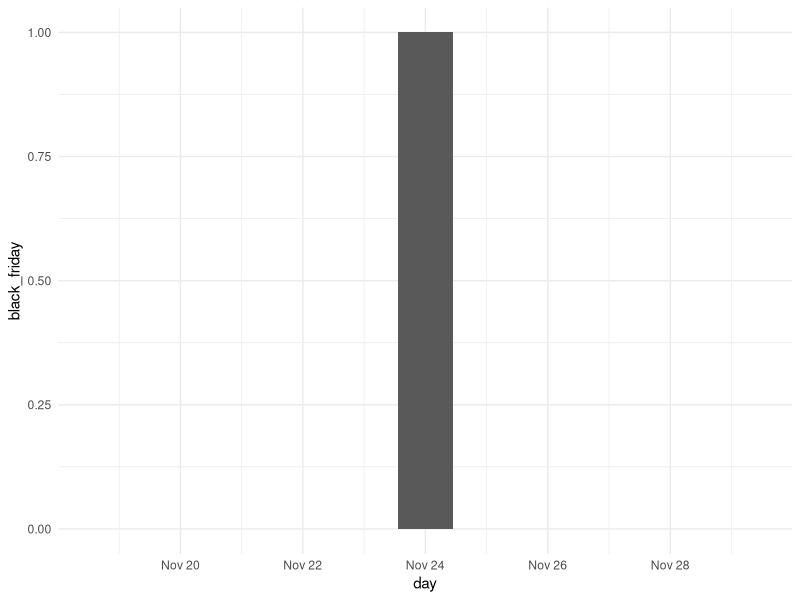
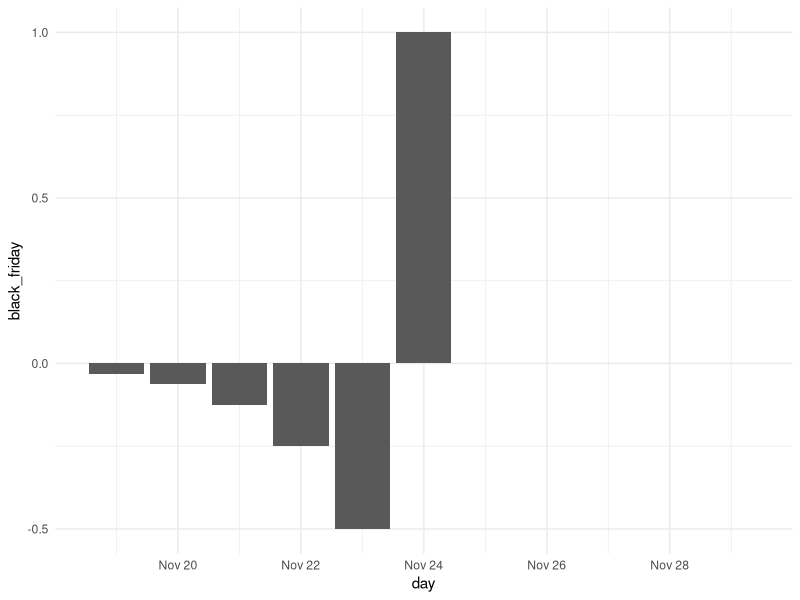
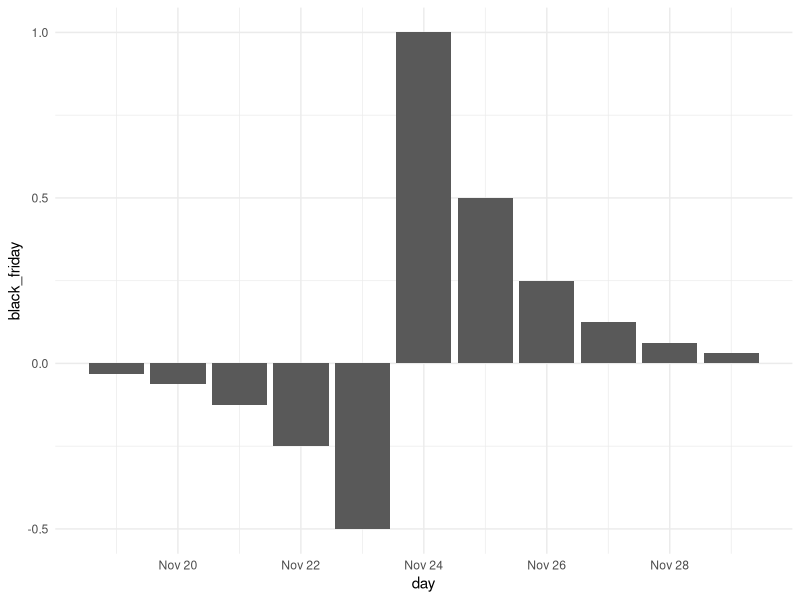
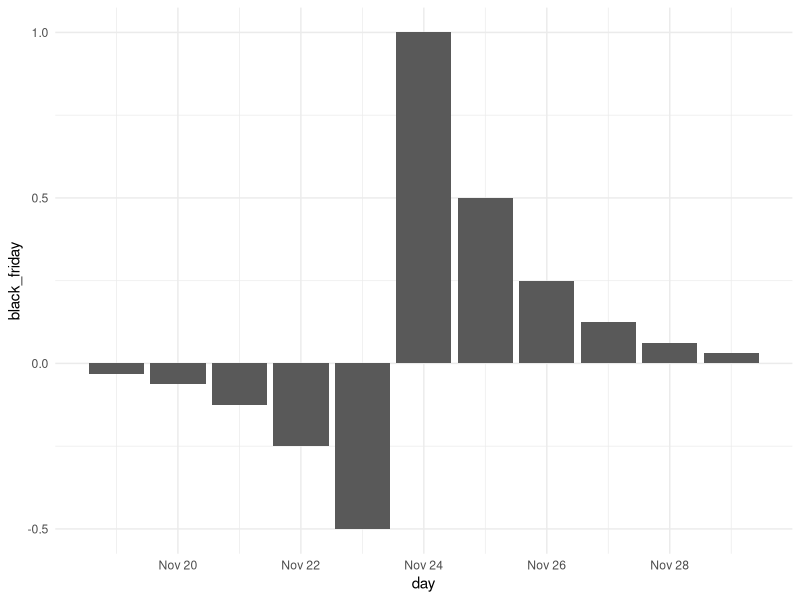
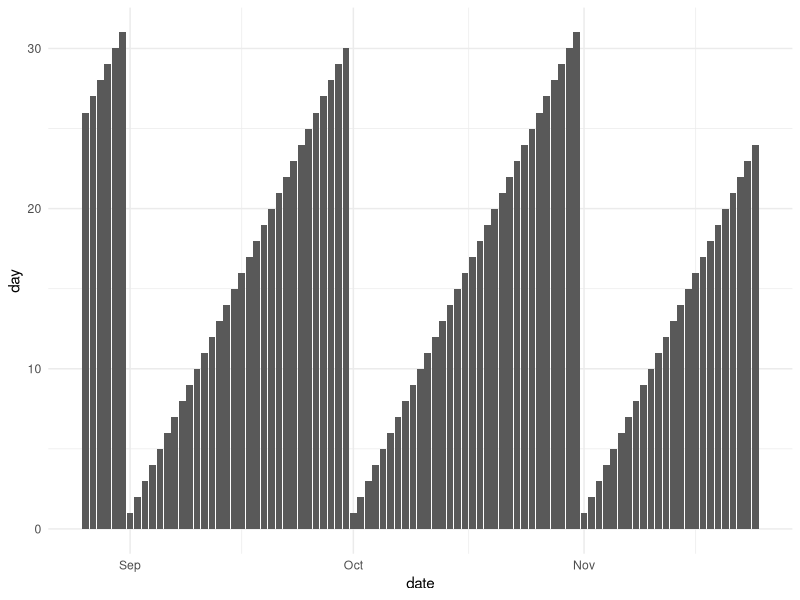
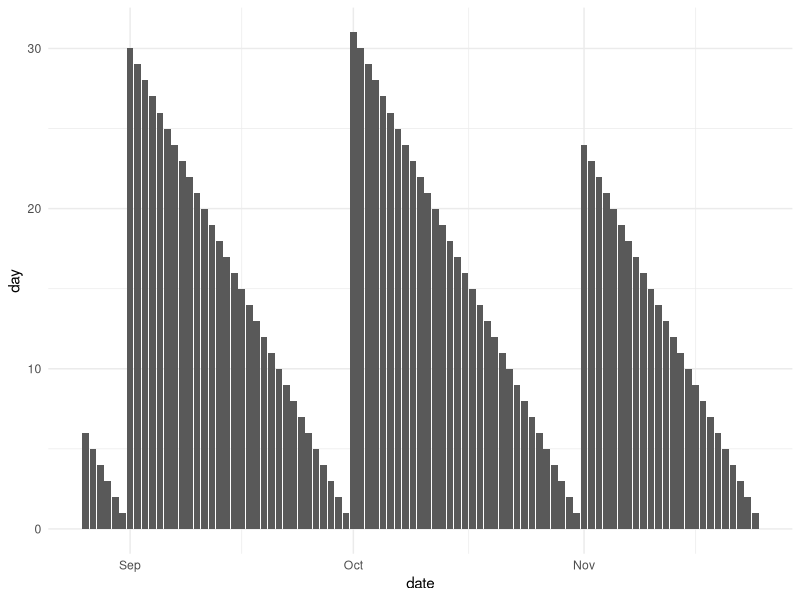
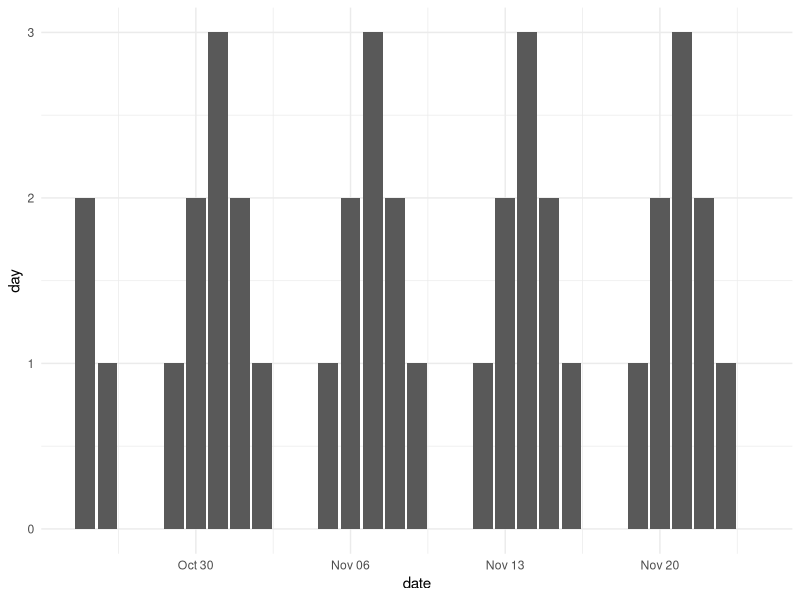
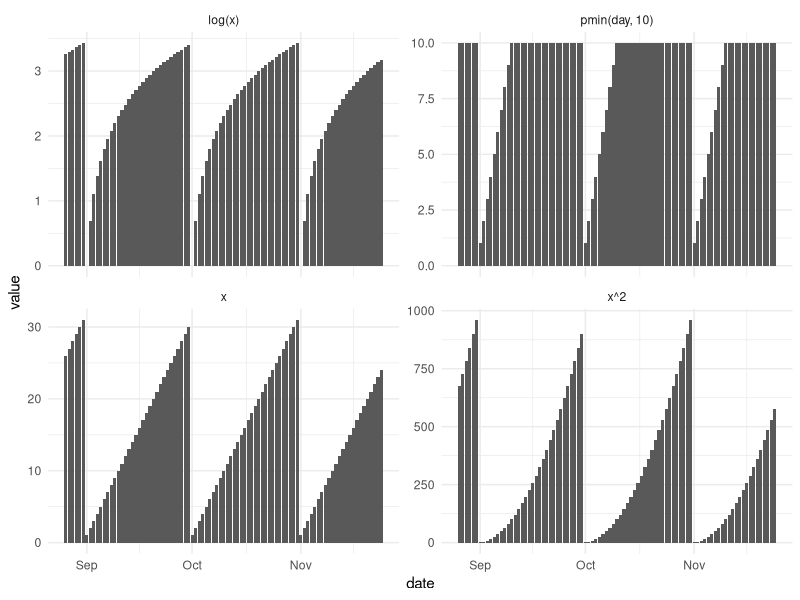

These charts were generated, in order, by the following R code:
## ---- chunk 1
#| label: tidyverse
#| echo: false
#| message: false
library(tidyverse)
## ---- chunk 2
#| label: fig-datetime-advanced-indicator
#| echo: false
#| message: false
#| fig-cap: |
#|   We only see the effect of a single Day
#| fig-alt: |
#|   Bar chart. Dates along the x-axis, numeric effect along the y-axis. A
#|   Single bar on Nov 24 with a value of 1 is shown.
tibble(
  day = as_date("2023-11-24") + c(-5:5),
  black_friday = c(rep(0, 5), 1, rep(0, 5))
) |>
  ggplot(aes(day, black_friday)) +
  geom_col() +
  theme_minimal()
## ---- chunk 3
#| label: fig-datetime-advanced-indicator-before
#| echo: false
#| message: false
#| fig-cap: |
#|   Negative before effects can capture hesitancy to buy before a big sale.
#| fig-alt: |
#|   Bar chart. Dates along the x-axis, numeric effect along the y-axis. A
#|   single bar on Nov 24 with a value of 1 is shown, the columns before the 
#|   24ths takes negative values, with the 23 having the highest value, 22 less
#|   and so on.
tibble(
  day = as_date("2023-11-24") + c(-5:5),
  black_friday = c(-0.5 ^ (5:1), 1, rep(0, 5))
) |>
  ggplot(aes(day, black_friday)) +
  geom_col() +
  theme_minimal()
## ---- chunk 4
#| label: fig-datetime-advanced-indicator-before-after
#| echo: false
#| message: false
#| fig-cap: |
#|   Positive affects effects can capture the ease of mind that no other sale will
#|   come.
#| fig-alt: |
#|   Bar chart. Dates along the x-axis, numeric effect along the y-axis. A
#|   single bar on Nov 24 with a value of 1 is shown, the columns before the 
#|   24ths takes negative values, with the 23 having the highest value, 22 less
#|   and so on. The values after Nov 24 have decreasing values. 
tibble(
  day = as_date("2023-11-24") + c(-5:5),
  black_friday = c(-0.5 ^ (5:1), 1, 0.25 ^ (1:5/2))
) |>
  ggplot(aes(day, black_friday)) +
  geom_col() +
  theme_minimal()
## ---- chunk 5
#| label: fig-datetime-advanced-increasing
#| echo: false
#| message: false
#| fig-cap: |
#|   Repeated increasing values.
#| fig-alt: |
#|   Bar chart. Dates along the x-axis, numeric effect along the y-axis. Values
#|   start at 1 and the first of the month, and increase by 1 for each day. A
#|   Triangle pattern appears.
tibble(
  day = as_date("2023-11-24") + c(-5:5),
  black_friday = c(-0.5 ^ (5:1), 1, 0.25 ^ (1:5/2))
) |>
  ggplot(aes(day, black_friday)) +
  geom_col() +
  theme_minimal()
tibble(
  date = as_date("2023-11-24") + seq(-90, 0)
) |>
  mutate(day = day(date)) |>
  ggplot(aes(date, day)) +
  geom_col() +
  theme_minimal()
## ---- chunk 6
#| label: fig-datetime-advanced-decreasing
#| echo: false
#| message: false
#| fig-cap: |
#|   Repeated increasing values.
#| fig-alt: |
#|   Bar chart. Dates along the x-axis, numeric effect along the y-axis. Values
#|   start at 1 and the last of the month, and increase by 1 for each day going 
#|   backwards. A Triangle pattern appears. The starting value is different for
#|   each month as each month has a different number of days.
tibble(
  date = as_date("2023-11-24") + seq(-90, 0)
) |>
  mutate(day = day(date)) |>
  mutate(month = month(date)) |>
  mutate(day = max(day) - day + 1, .by = month) |>
  ggplot(aes(date, day)) +
  geom_col() +
  theme_minimal()
## ---- chunk 7
#| label: fig-datetime-advanced-weekend
#| echo: false
#| message: false
#| fig-cap: |
#|   Repeated 
#| fig-alt: |
#|   Bar chart. Dates along the x-axis, numeric effect along the y-axis. Values
#|   are zero for both Saturdays and Sundays. 1 for Mondays and Fridays, 2 for
#|   Tuesdays and Thursdays, and 3 for Wednesdays.
tibble(
  date = as_date("2023-11-24") + seq(-30, 0)
) |>
  mutate(day = c(1, 2, 3, 2, 1, 0, 0)[wday(date)]) |>
  ggplot(aes(date, day)) +
  geom_col() +
  theme_minimal()
## ---- chunk 8
#| label: fig-datetime-advanced-functions
#| echo: false
#| message: false
#| fig-cap: |
#|   Repeated 
#| fig-alt: |
#|   Faceted bar chart. Dates along the x-axis, numeric effect along the y-axis.
#|   Each of the charts represents the day of the month for a couple of months.
#|   One shows the logarithmic transformation, one shows the untransformed data
#|   one looks at the square transformation, and one looks at the untransformed
#|   data that has been rounded down to 10, creating a plateau.
tibble(
  date = as_date("2023-11-24") + seq(-90, 0)
) |>
  mutate(day = day(date)) |>
  mutate(`log(x)` = log(day)) |>
  mutate(`x^2` = day ^ 2) |>
  mutate(`pmin(day, 10)` = pmin(day, 10)) |>
  rename(x = day) |>
  pivot_longer(-date) |>
  ggplot(aes(date, value)) +
  geom_col() +
  facet_wrap(~name, scales = "free_y") +
  theme_minimal() 
